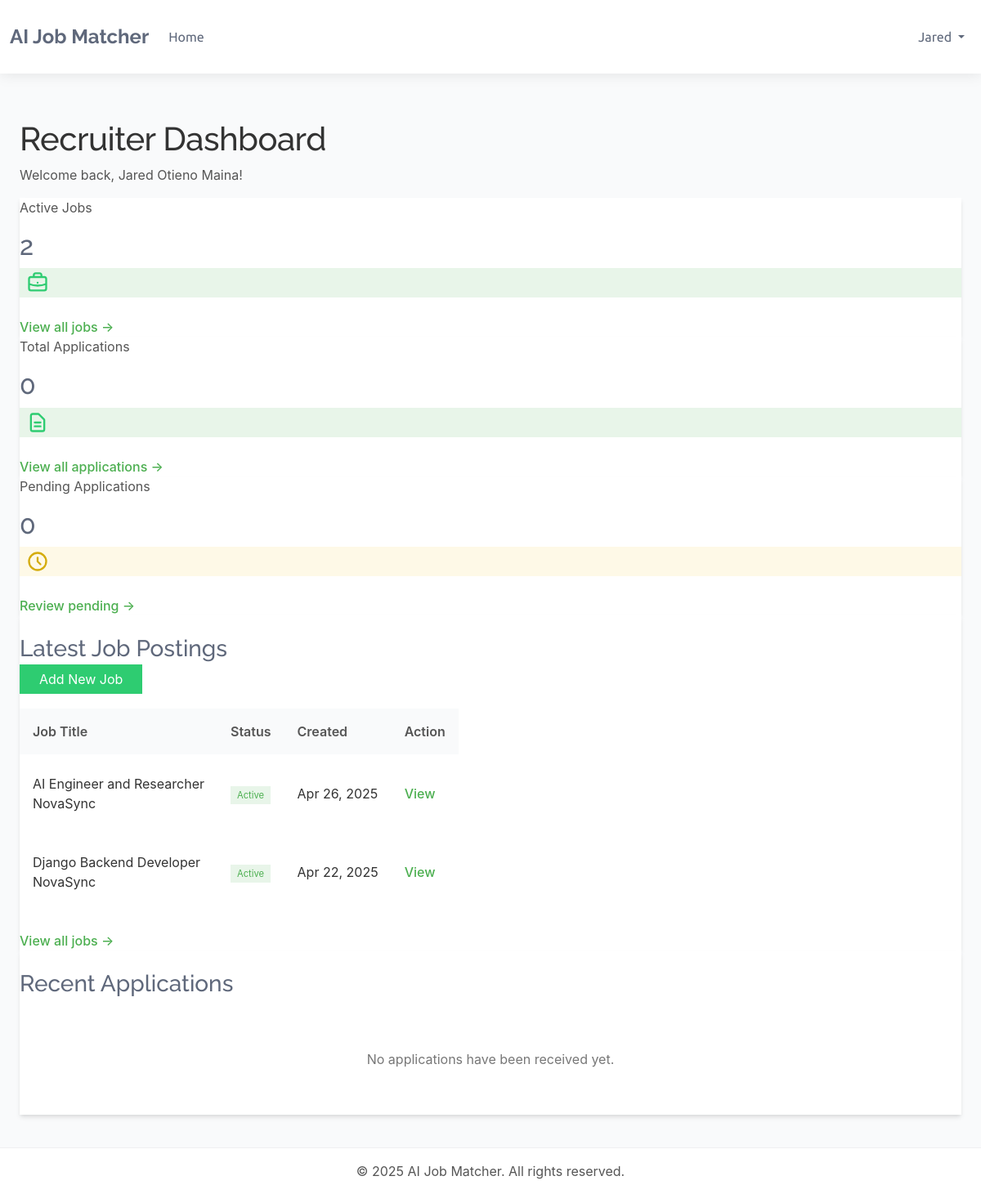
Before: /dashboards/recruiter/ (signed in) with the older database file.
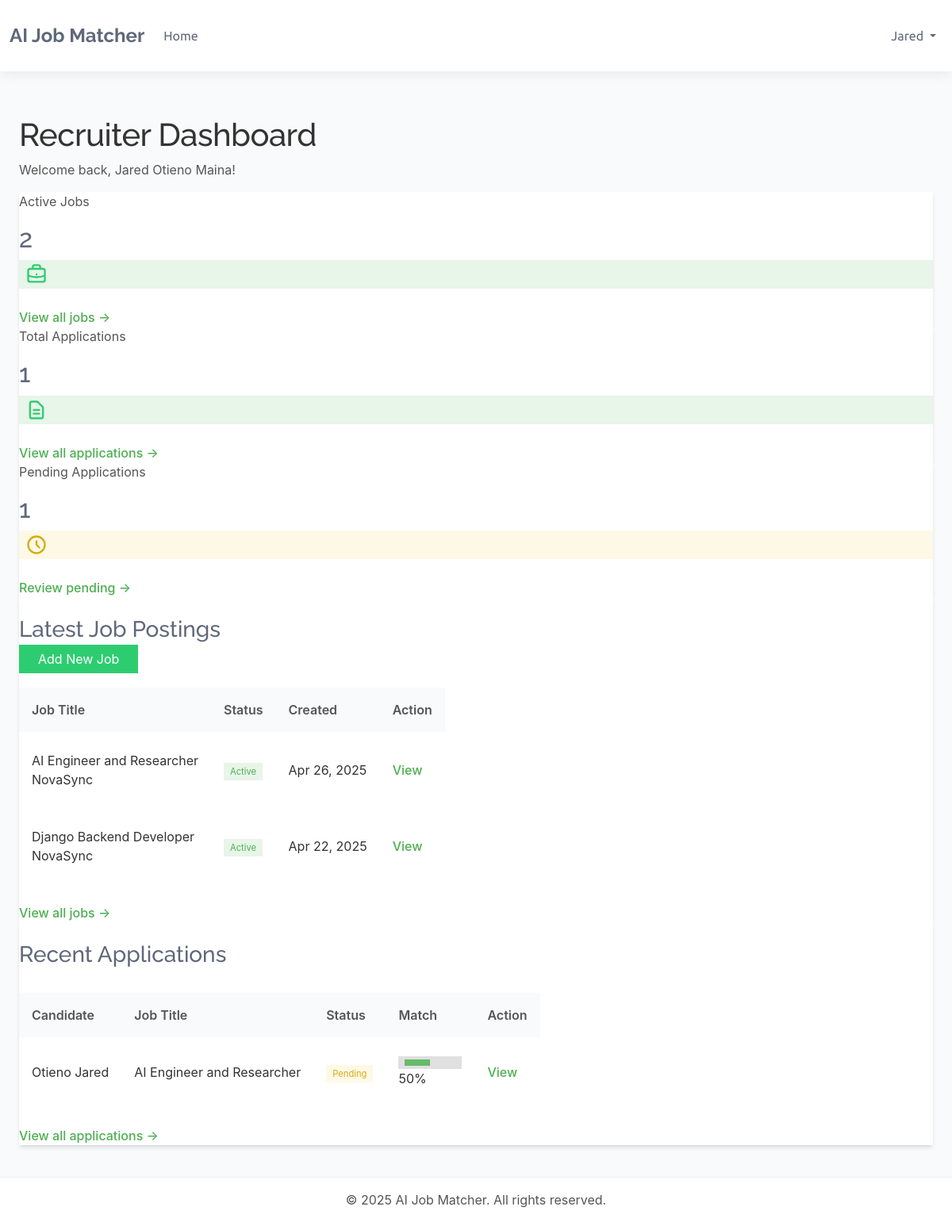
After: the same page with the newer database file.
### dashboards/models.py (models this page shows, shortened)
class BaseModel(models.Model):
    created_at = models.DateTimeField(auto_now_add=True)
    updated_at = models.DateTimeField(auto_now=True)
    class Meta:
        abstract = True

class JobPosting(BaseModel):
    STATUS_CHOICES = (
        ('active', 'Active'),
        ('filled', 'Filled'),
        ('expired', 'Expired'),
        ('draft', 'Draft'),
    )
    recruiter = models.ForeignKey(Recruiter, on_delete=models.CASCADE, related_name='job_postings')
    title = models.CharField(_('job title'), max_length=255)
    company_name = models.CharField(_('company name'), max_length=255)
    category = models.CharField(_('job category'), max_length=100)
    description = models.TextField(_('job description'))
    requirements = models.TextField(_('job requirements'))
    responsibilities = models.TextField(_('responsibilities'))
    location = models.CharField(_('location'), max_length=255)
    salary_min = models.DecimalField(_('minimum salary'), max_digits=12, decimal_places=2, null=True, blank=True)
    salary_max = models.DecimalField(_('maximum salary'), max_digits=12, decimal_places=2, null=True, blank=True)
    experience_required = models.PositiveIntegerField(_('experience required (years)'), default=0)
    education_level = models.CharField(_('education level'), max_length=100)
    employment_type = models.CharField(_('employment type'), max_length=50)
    status = models.CharField(_('status'), max_length=20, choices=STATUS_CHOICES, default='active')
    expiry_date = models.DateField(_('expiry date'), default=timezone.now)
    skills_required = models.TextField(_('skills required'))
    embedding_vector = models.BinaryField(_('job embedding vector'), null=True, blank=True)
    class Meta:
        ordering = ['-created_at']
        verbose_name = _('Job Posting')
        verbose_name_plural = _('Job Postings')

class JobApplication(BaseModel):
    STATUS_CHOICES = (
        ('pending', 'Pending'),
        ('reviewing', 'Reviewing'),
        ('shortlisted', 'Shortlisted'),
        ('rejected', 'Rejected'),
        ('interview', 'Interview'),
        ('offer', 'Offer Extended'),
        ('hired', 'Hired'),
        ('declined', 'Declined'),
    )
    job = models.ForeignKey(JobPosting, on_delete=models.CASCADE, related_name='applications')
    candidate = models.ForeignKey(Candidate, on_delete=models.CASCADE, related_name='applications')
    resume = models.ForeignKey(Resume, on_delete=models.CASCADE, related_name='applications', null=True, blank=True)
    cover_letter = models.TextField(_('cover letter'), blank=True, null=True)
    status = models.CharField(_('status'), max_length=20, choices=STATUS_CHOICES, default='pending')
    match_score = models.FloatField(_('match score'), validators=[MinValueValidator(0), MaxValueValidator(100)], default=0)
    recruiter_notes = models.TextField(_('recruiter notes'), blank=True, null=True)
    class Meta:
        ordering = ['-match_score', '-created_at']
        verbose_name = _('Job Application')
        verbose_name_plural = _('Job Applications')

### accounts/models.py (models this page shows, shortened)
class Profile(models.Model):
    user = models.OneToOneField(User,
                                on_delete=models.CASCADE, unique=True)
    bio = models.TextField(_('bio'), blank=True, null=True)
    profile_picture = models.ImageField(
        _("profile picture"), upload_to="profile",
        default="default.png")
    class Meta:
        abstract= True

class Candidate(Profile):
    skills = models.TextField(_('skills'), blank=True, null=True)
    education = models.TextField(_('education'), blank=True, null=True)
    experience = models.TextField(_('experience'), blank=True, null=True)

class TrackingModel(models.Model):
    created_at = models.DateTimeField(auto_now_add=True)
    updated_at = models.DateTimeField(auto_now=True)
    class Meta:
        abstract = True
        ordering = ["-created_at"]

class User(AbstractBaseUser, TrackingModel):
    username_validator = UnicodeUsernameValidator()
    Role_choices = (
        ("Administrator", "Administrator"),
        ("Recruiter", "Recruiter"),
        ("Candidate", "Candidate")
    )
    Gender_choices = (
        ("Male", "Male"),
        ("Female", "Female"),
        ("Other", "Other")
    )
    username = models.CharField(
        _('username'),
        max_length=150,
        unique=True,
        validators=[username_validator],
        error_messages={
            'unique':_("A user with that username already exists."),
        },
    )
    phoneNumberRegex = RegexValidator(regex=r"^\+?1?\d{8,15}$")
    full_name = models.CharField(_('full name'),max_length=200)
    email = models.EmailField(_('email'), unique=True, error_messages={
        'unique': ('A user with email already exists.'),
    })
    gender = models.CharField(_("gender"), max_length=10, choices=Gender_choices)
    phone = PhoneNumberField(
        _('phone number'), unique=True,validators=[phoneNumberRegex],
        blank=True, null=True, max_length=27)
    country = models.CharField(_("country"), max_length=50,
                              blank=True, null=True)
    city = models.CharField(_("city"), max_length=50,
                              blank=True, null=True)
    role = models.CharField(_('Role'), max_length=17, choices=Role_choices, default="Client")
    is_active = models.BooleanField(_('active'), default=True)
    is_admin = models.BooleanField(_('admin'), default=False)
    is_staff = models.BooleanField(_("staff"), default=False)
    timestamp = models.DateTimeField(_("timestamp"), auto_now_add=True)
    objects = CustomManager()
    USERNAME_FIELD = 'email'
    REQUIRED_FIELDS = ['username',]
    @property
    def staff(self):
        return self.staff
    @property
    def active(self):
        return self.active
    @property
    def admin(self):
        return self.admin

### dashboards/views.py (the view)
# urls.py: path('recruiter/', views.recruiter_dashboard, name='recruiter_dashboard'),
@login_required
@user_passes_test(is_recruiter)
def recruiter_dashboard(request):
    recruiter_profile = request.user.recruiter
    active_jobs = JobPosting.objects.filter(
        recruiter=recruiter_profile,
        status='active'
    ).count()
    total_applications = JobApplication.objects.filter(
        job__recruiter=recruiter_profile
    ).count()
    pending_applications = JobApplication.objects.filter(
        job__recruiter=recruiter_profile,
        status='pending'
    ).count()
    latest_jobs = JobPosting.objects.filter(
        recruiter=recruiter_profile
    ).order_by('-created_at')[:5]
    latest_applications = JobApplication.objects.filter(
        job__recruiter=recruiter_profile
    ).order_by('-created_at')[:5]
    context = {
        'active_jobs': active_jobs,
        'total_applications': total_applications,
        'pending_applications': pending_applications,
        'latest_jobs': latest_jobs,
        'latest_applications': latest_applications,
    }
    return render(request, 'dashboards/recruiter_dashboard.html', context)

### dashboards/views.py (called while the page is built)
def is_recruiter(user):
    return user.is_authenticated and user.role == 'Recruiter'

### templates/dashboards/recruiter_dashboard.html (shortened to what the changed rows need)
{% extends 'dashboards/base.html' %}
{% block content %}
<div class="container mx-auto px-4 py-6">
    <div class="mb-8">
        <h1 class="text-3xl font-bold text-gray-800">Recruiter Dashboard</h1>
    </div>
    <div class="grid grid-cols-1 md:grid-cols-3 gap-6 mb-8">
        <div class="bg-white rounded-lg shadow-md p-6">
            <div class="flex items-center justify-between">
                <div>
                    <h2 class="text-3xl font-bold text-gray-800">{{ active_jobs }}</h2>
                </div>
            </div>
        </div>
        <div class="bg-white rounded-lg shadow-md p-6">
            <div class="flex items-center justify-between">
                <div>
                    <p class="text-gray-500 text-sm uppercase font-medium">Total Applications</p>
                    <h2 class="text-3xl font-bold text-gray-800">{{ total_applications }}</h2>
                </div>
            </div>
        </div>
        <div class="bg-white rounded-lg shadow-md p-6">
            <div class="flex items-center justify-between">
                <div>
                    <p class="text-gray-500 text-sm uppercase font-medium">Pending Applications</p>
                    <h2 class="text-3xl font-bold text-gray-800">{{ pending_applications }}</h2>
                </div>
            </div>
        </div>
    </div>
    <div class="grid grid-cols-1 lg:grid-cols-2 gap-8">
        <div class="bg-white rounded-lg shadow-md">
            <div class="p-6">
                {% if latest_jobs %}
                    <div class="overflow-x-auto">
                        <table class="min-w-full divide-y divide-gray-200">
                            <thead>
                                <tr>
                                    <th class="px-6 py-3 text-left text-xs font-medium text-gray-500 uppercase tracking-wider">Job Title</th>
                                    <th class="px-6 py-3 text-left text-xs font-medium text-gray-500 uppercase tracking-wider">Status</th>
                                    <th class="px-6 py-3 text-left text-xs font-medium text-gray-500 uppercase tracking-wider">Created</th>
                                    <th class="px-6 py-3 text-left text-xs font-medium text-gray-500 uppercase tracking-wider">Action</th>
                                </tr>
                            </thead>
                            <tbody class="bg-white divide-y divide-gray-200">
                                {% for job in latest_jobs %}
                                <tr>
                                    <td class="px-6 py-4 whitespace-nowrap">
                                        <div class="text-sm font-medium text-gray-900">{{ job.title }}</div>
                                        <div class="text-sm text-gray-500">{{ job.company_name }}</div>
                                    </td>
                                    <td class="px-6 py-4 whitespace-nowrap">
                                        <span class="px-2 inline-flex text-xs leading-5 font-semibold rounded-full
                                            {% if job.status == 'active' %}bg-green-100 text-green-800
                                            {% elif job.status == 'filled' %}bg-blue-100 text-blue-800
                                            {% elif job.status == 'expired' %}bg-red-100 text-red-800
                                            {% else %}bg-gray-100 text-gray-800{% endif %}">
                                            {{ job.status|title }}
                                        </span>
                                    </td>
                                    <td class="px-6 py-4 whitespace-nowrap text-sm text-gray-500">
                                        {{ job.created_at|date:"M d, Y" }}
                                    </td>
                                    <td class="px-6 py-4 whitespace-nowrap text-sm font-medium">
                                        <a href="{% url 'dashboards:job_detail' job_id=job.id %}" class="text-blue-600 hover:text-blue-900">View</a>
                                    </td>
                                </tr>
                                {% endfor %}
                            </tbody>
                        </table>
                    </div>
                {% else %}
                    <div class="text-center py-8">
                        <p class="text-gray-500 mb-4">You haven't posted any jobs yet.</p>
                        <a href="{% url 'dashboards:create_job' %}" class="bg-blue-600 hover:bg-blue-700 text-white px-4 py-2 rounded-md text-sm font-medium">Post Your First Job</a>
                    </div>
                {% endif %}
            </div>
        </div>
        <div class="bg-white rounded-lg shadow-md">
            <div class="p-6">
                {% if latest_applications %}
                    <div class="overflow-x-auto">
                        <table class="min-w-full divide-y divide-gray-200">
                            <thead>
                                <tr>
                                    <th class="px-6 py-3 text-left text-xs font-medium text-gray-500 uppercase tracking-wider">Candidate</th>
                                    <th class="px-6 py-3 text-left text-xs font-medium text-gray-500 uppercase tracking-wider">Job Title</th>
                                    <th class="px-6 py-3 text-left text-xs font-medium text-gray-500 uppercase tracking-wider">Status</th>
                                    <th class="px-6 py-3 text-left text-xs font-medium text-gray-500 uppercase tracking-wider">Match</th>
                                    <th class="px-6 py-3 text-left text-xs font-medium text-gray-500 uppercase tracking-wider">Action</th>
                                </tr>
                            </thead>
                            <tbody class="bg-white divide-y divide-gray-200">
                                {% for application in latest_applications %}
                                <tr>
                                    <td class="px-6 py-4 whitespace-nowrap">
                                        <div class="text-sm font-medium text-gray-900">{{ application.candidate.user.full_name }}</div>
                                    </td>
                                    <td class="px-6 py-4 whitespace-nowrap">
                                        <div class="text-sm text-gray-900">{{ application.job.title }}</div>
                                    </td>
                                    <td class="px-6 py-4 whitespace-nowrap">
                                        <span class="px-2 inline-flex text-xs leading-5 font-semibold rounded-full
                                            {% if application.status == 'pending' %}bg-yellow-100 text-yellow-800
                                            {% elif application.status == 'reviewing' %}bg-blue-100 text-blue-800
                                            {% elif application.status == 'shortlisted' %}bg-purple-100 text-purple-800
                                            {% elif application.status == 'rejected' %}bg-red-100 text-red-800
                                            {% elif application.status == 'interview' %}bg-green-100 text-green-800
                                            {% elif application.status == 'offer' %}bg-indigo-100 text-indigo-800
                                            {% elif application.status == 'hired' %}bg-emerald-100 text-emerald-800
                                            {% else %}bg-gray-100 text-gray-800{% endif %}">
                                            {{ application.status|title }}
                                        </span>
                                    </td>
                                    <td class="px-6 py-4 whitespace-nowrap">
                                        <div class="flex items-center">
                                            <div class="w-16 bg-gray-200 rounded-full h-2.5">
                                                <div class="bg-blue-600 h-2.5 rounded-full" style="width: {{ application.match_score }}%"></div>
                                            </div>
                                            <span class="ml-2 text-sm text-gray-600">{{ application.match_score|floatformat:0 }}%</span>
                                        </div>
                                    </td>
                                    <td class="px-6 py-4 whitespace-nowrap text-sm font-medium">
                                        <a href="{% url 'dashboards:application_detail' application_id=application.id %}" class="text-blue-600 hover:text-blue-900">View</a>
                                    </td>
                                </tr>
                                {% endfor %}
                            </tbody>
                        </table>
                    </div>
                    <div class="mt-4 text-right">
                        <a href="{% url 'dashboards:applications_list' %}" class="text-blue-600 hover:text-blue-800 text-sm font-medium">View all applications →</a>
                    </div>
                {% else %}
                    <div class="text-center py-8">
                        <p class="text-gray-500">No applications have been received yet.</p>
                    </div>
                {% endif %}
            </div>
        </div>
    </div>
</div>
{% endblock %}

Changed rows visible on the page:
added JobApplication: candidate.user.full_name "Otieno Jared", job "AI Engineer and Researcher", status "Pending", match_score "50"
Other visible differences:
{{ total_applications }}: "0" → "1"
{{ pending_applications }}: "0" → "1"
text no longer shown: "No applications have been received yet."
text now shown: "Candidate Job Title Status Match Action View all applications →"
